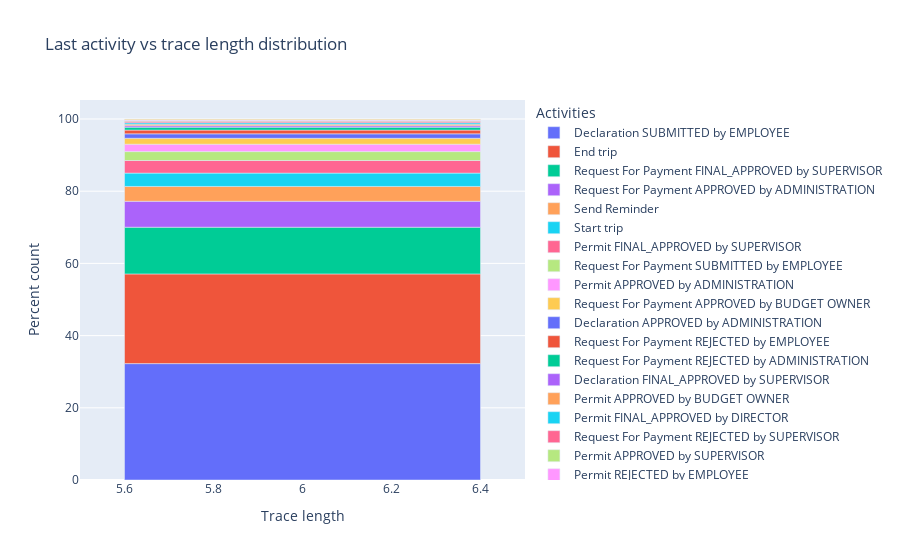

The notebook cell saved with this chart:
### Code cell
# plot the distribution
import plotly.express as px
fig = px.bar(df_dist, x="Trace length", y="Percent count", color="Activities", title="Last activity vs trace length distribution")
fig.show()
# fig.write_html("../docs/activity_vs_trace_length_distribution.html")

### Figure 1 — Plotly figure (JSON) as saved in the notebook; plotly's stock layout.template omitted (floating-point values rounded to 4 significant figures)
{"data": [{"alignmentgroup": "True", "hovertemplate": "Activities=Declaration SUBMITTED by EMPLOYEE<br>Trace length=%{x}<br>Percent count=%{y}<extra></extra>", "legendgroup": "Declaration SUBMITTED by EMPLOYEE", "marker": {"color": "#636efa", "pattern": {"shape": ""}}, "name": "Declaration SUBMITTED by EMPLOYEE", "offsetgroup": "Declaration SUBMITTED by EMPLOYEE", "orientation": "v", "showlegend": true, "textposition": "auto", "type": "bar", "x": [6], "xaxis": "x", "y": [32.24], "yaxis": "y"}, {"alignmentgroup": "True", "hovertemplate": "Activities=End trip<br>Trace length=%{x}<br>Percent count=%{y}<extra></extra>", "legendgroup": "End trip", "marker": {"color": "#EF553B", "pattern": {"shape": ""}}, "name": "End trip", "offsetgroup": "End trip", "orientation": "v", "showlegend": true, "textposition": "auto", "type": "bar", "x": [6], "xaxis": "x", "y": [24.85], "yaxis": "y"}, {"alignmentgroup": "True", "hovertemplate": "Activities=Request For Payment FINAL_APPROVED by SUPERVISOR<br>Trace length=%{x}<br>Percent count=%{y}<extra></extra>", "legendgroup": "Request For Payment FINAL_APPROVED by SUPERVISOR", "marker": {"color": "#00cc96", "pattern": {"shape": ""}}, "name": "Request For Payment FINAL_APPROVED by SUPERVISOR", "offsetgroup": "Request For Payment FINAL_APPROVED by SUPERVISOR", "orientation": "v", "showlegend": true, "textposition": "auto", "type": "bar", "x": [6], "xaxis": "x", "y": [12.94], "yaxis": "y"}, {"alignmentgroup": "True", "hovertemplate": "Activities=Request For Payment APPROVED by ADMINISTRATION<br>Trace length=%{x}<br>Percent count=%{y}<extra></extra>", "legendgroup": "Request For Payment APPROVED by ADMINISTRATION", "marker": {"color": "#ab63fa", "pattern": {"shape": ""}}, "name": "Request For Payment APPROVED by ADMINISTRATION", "offsetgroup": "Request For Payment APPROVED by ADMINISTRATION", "orientation": "v", "showlegend": true, "textposition": "auto", "type": "bar", "x": [6], "xaxis": "x", "y": [7.187], "yaxis": "y"}, {"alignmentgroup": "True", "hovertemplate": "Activities=Send Reminder<br>Trace length=%{x}<br>Percent count=%{y}<extra></extra>", "legendgroup": "Send Reminder", "marker": {"color": "#FFA15A", "pattern": {"shape": ""}}, "name": "Send Reminder", "offsetgroup": "Send Reminder", "orientation": "v", "showlegend": true, "textposition": "auto", "type": "bar", "x": [6], "xaxis": "x", "y": [4.107], "yaxis": "y"}, {"alignmentgroup": "True", "hovertemplate": "Activities=Start trip<br>Trace length=%{x}<br>Percent count=%{y}<extra></extra>", "legendgroup": "Start trip", "marker": {"color": "#19d3f3", "pattern": {"shape": ""}}, "name": "Start trip", "offsetgroup": "Start trip", "orientation": "v", "showlegend": true, "textposition": "auto", "type": "bar", "x": [6], "xaxis": "x", "y": [3.696], "yaxis": "y"}, {"alignmentgroup": "True", "hovertemplate": "Activities=Permit FINAL_APPROVED by SUPERVISOR<br>Trace length=%{x}<br>Percent count=%{y}<extra></extra>", "legendgroup": "Permit FINAL_APPROVED by SUPERVISOR", "marker": {"color": "#FF6692", "pattern": {"shape": ""}}, "name": "Permit FINAL_APPROVED by SUPERVISOR", "offsetgroup": "Permit FINAL_APPROVED by SUPERVISOR", "orientation": "v", "showlegend": true, "textposition": "auto", "type": "bar", "x": [6], "xaxis": "x", "y": [3.491], "yaxis": "y"}, {"alignmentgroup": "True", "hovertemplate": "Activities=Request For Payment SUBMITTED by EMPLOYEE<br>Trace length=%{x}<br>Percent count=%{y}<extra></extra>", "legendgroup": "Request For Payment SUBMITTED by EMPLOYEE", "marker": {"color": "#B6E880", "pattern": {"shape": ""}}, "name": "Request For Payment SUBMITTED by EMPLOYEE", "offsetgroup": "Request For Payment SUBMITTED by EMPLOYEE", "orientation": "v", "showlegend": true, "textposition": "auto", "type": "bar", "x": [6], "xaxis": "x", "y": [2.464], "yaxis": "y"}, {"alignmentgroup": "True", "hovertemplate": "Activities=Permit APPROVED by ADMINISTRATION<br>Trace length=%{x}<br>Percent count=%{y}<extra></extra>", "legendgroup": "Permit APPROVED by ADMINISTRATION", "marker": {"color": "#FF97FF", "pattern": {"shape": ""}}, "name": "Permit APPROVED by ADMINISTRATION", "offsetgroup": "Permit APPROVED by ADMINISTRATION", "orientation": "v", "showlegend": true, "textposition": "auto", "type": "bar", "x": [6], "xaxis": "x", "y": [2.053], "yaxis": "y"}, {"alignmentgroup": "True", "hovertemplate": "Activities=Request For Payment APPROVED by BUDGET OWNER<br>Trace length=%{x}<br>Percent count=%{y}<extra></extra>", "legendgroup": "Request For Payment APPROVED by BUDGET OWNER", "marker": {"color": "#FECB52", "pattern": {"shape": ""}}, "name": "Request For Payment APPROVED by BUDGET OWNER", "offsetgroup": "Request For Payment APPROVED by BUDGET OWNER", "orientation": "v", "showlegend": true, "textposition": "auto", "type": "bar", "x": [6], "xaxis": "x", "y": [1.643], "yaxis": "y"}, {"alignmentgroup": "True", "hovertemplate": "Activities=Declaration APPROVED by ADMINISTRATION<br>Trace length=%{x}<br>Percent count=%{y}<extra></extra>", "legendgroup": "Declaration APPROVED by ADMINISTRATION", "marker": {"color": "#636efa", "pattern": {"shape": ""}}, "name": "Declaration APPROVED by ADMINISTRATION", "offsetgroup": "Declaration APPROVED by ADMINISTRATION", "orientation": "v", "showlegend": true, "textposition": "auto", "type": "bar", "x": [6], "xaxis": "x", "y": [1.232], "yaxis": "y"}, {"alignmentgroup": "True", "hovertemplate": "Activities=Request For Payment REJECTED by EMPLOYEE<br>Trace length=%{x}<br>Percent count=%{y}<extra></extra>", "legendgroup": "Request For Payment REJECTED by EMPLOYEE", "marker": {"color": "#EF553B", "pattern": {"shape": ""}}, "name": "Request For Payment REJECTED by EMPLOYEE", "offsetgroup": "Request For Payment REJECTED by EMPLOYEE", "orientation": "v", "showlegend": true, "textposition": "auto", "type": "bar", "x": [6], "xaxis": "x", "y": [1.027], "yaxis": "y"}, {"alignmentgroup": "True", "hovertemplate": "Activities=Request For Payment REJECTED by ADMINISTRATION<br>Trace length=%{x}<br>Percent count=%{y}<extra></extra>", "legendgroup": "Request For Payment REJECTED by ADMINISTRATION", "marker": {"color": "#00cc96", "pattern": {"shape": ""}}, "name": "Request For Payment REJECTED by ADMINISTRATION", "offsetgroup": "Request For Payment REJECTED by ADMINISTRATION", "orientation": "v", "showlegend": true, "textposition": "auto", "type": "bar", "x": [6], "xaxis": "x", "y": [0.8214], "yaxis": "y"}, {"alignmentgroup": "True", "hovertemplate": "Activities=Declaration FINAL_APPROVED by SUPERVISOR<br>Trace length=%{x}<br>Percent count=%{y}<extra></extra>", "legendgroup": "Declaration FINAL_APPROVED by SUPERVISOR", "marker": {"color": "#ab63fa", "pattern": {"shape": ""}}, "name": "Declaration FINAL_APPROVED by SUPERVISOR", "offsetgroup": "Declaration FINAL_APPROVED by SUPERVISOR", "orientation": "v", "showlegend": true, "textposition": "auto", "type": "bar", "x": [6], "xaxis": "x", "y": [0.4107], "yaxis": "y"}, {"alignmentgroup": "True", "hovertemplate": "Activities=Permit APPROVED by BUDGET OWNER<br>Trace length=%{x}<br>Percent count=%{y}<extra></extra>", "legendgroup": "Permit APPROVED by BUDGET OWNER", "marker": {"color": "#FFA15A", "pattern": {"shape": ""}}, "name": "Permit APPROVED by BUDGET OWNER", "offsetgroup": "Permit APPROVED by BUDGET OWNER", "orientation": "v", "showlegend": true, "textposition": "auto", "type": "bar", "x": [6], "xaxis": "x", "y": [0.4107], "yaxis": "y"}, {"alignmentgroup": "True", "hovertemplate": "Activities=Permit FINAL_APPROVED by DIRECTOR<br>Trace length=%{x}<br>Percent count=%{y}<extra></extra>", "legendgroup": "Permit FINAL_APPROVED by DIRECTOR", "marker": {"color": "#19d3f3", "pattern": {"shape": ""}}, "name": "Permit FINAL_APPROVED by DIRECTOR", "offsetgroup": "Permit FINAL_APPROVED by DIRECTOR", "orientation": "v", "showlegend": true, "textposition": "auto", "type": "bar", "x": [6], "xaxis": "x", "y": [0.4107], "yaxis": "y"}, {"alignmentgroup": "True", "hovertemplate": "Activities=Request For Payment REJECTED by SUPERVISOR<br>Trace length=%{x}<br>Percent count=%{y}<extra></extra>", "legendgroup": "Request For Payment REJECTED by SUPERVISOR", "marker": {"color": "#FF6692", "pattern": {"shape": ""}}, "name": "Request For Payment REJECTED by SUPERVISOR", "offsetgroup": "Request For Payment REJECTED by SUPERVISOR", "orientation": "v", "showlegend": true, "textposition": "auto", "type": "bar", "x": [6], "xaxis": "x", "y": [0.4107], "yaxis": "y"}, {"alignmentgroup": "True", "hovertemplate": "Activities=Permit APPROVED by SUPERVISOR<br>Trace length=%{x}<br>Percent count=%{y}<extra></extra>", "legendgroup": "Permit APPROVED by SUPERVISOR", "marker": {"color": "#B6E880", "pattern": {"shape": ""}}, "name": "Permit APPROVED by SUPERVISOR", "offsetgroup": "Permit APPROVED by SUPERVISOR", "orientation": "v", "showlegend": true, "textposition": "auto", "type": "bar", "x": [6], "xaxis": "x", "y": [0.2053], "yaxis": "y"}, {"alignmentgroup": "True", "hovertemplate": "Activities=Permit REJECTED by EMPLOYEE<br>Trace length=%{x}<br>Percent count=%{y}<extra></extra>", "legendgroup": "Permit REJECTED by EMPLOYEE", "marker": {"color": "#FF97FF", "pattern": {"shape": ""}}, "name": "Permit REJECTED by EMPLOYEE", "offsetgroup": "Permit REJECTED by EMPLOYEE", "orientation": "v", "showlegend": true, "textposition": "auto", "type": "bar", "x": [6], "xaxis": "x", "y": [0.2053], "yaxis": "y"}, {"alignmentgroup": "True", "hovertemplate": "Activities=Permit SUBMITTED by EMPLOYEE<br>Trace length=%{x}<br>Percent count=%{y}<extra></extra>", "legendgroup": "Permit SUBMITTED by EMPLOYEE", "marker": {"color": "#FECB52", "pattern": {"shape": ""}}, "name": "Permit SUBMITTED by EMPLOYEE", "offsetgroup": "Permit SUBMITTED by EMPLOYEE", "orientation": "v", "showlegend": true, "textposition": "auto", "type": "bar", "x": [6], "xaxis": "x", "y": [0.2053], "yaxis": "y"}], "layout": {"barmode": "relative", "legend": {"title": {"text": "Activities"}, "tracegroupgap": 0}, "title": {"text": "Last activity vs trace length distribution"}, "xaxis": {"anchor": "y", "domain": [0, 1], "title": {"text": "Trace length"}}, "yaxis": {"anchor": "x", "domain": [0, 1], "title": {"text": "Percent count"}}}}
